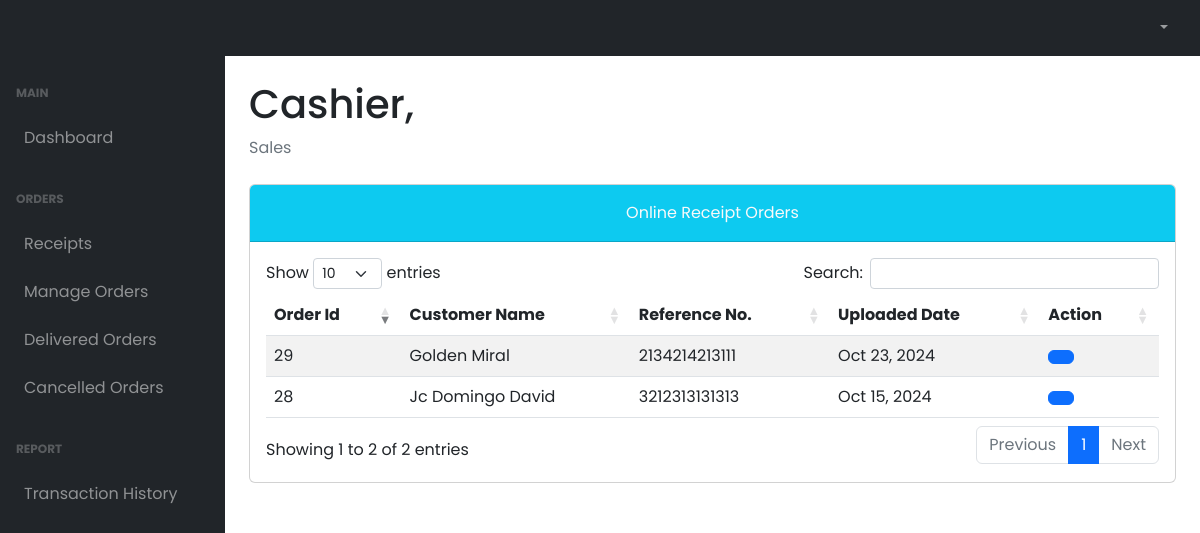
The app's page /cashier1/tableReceipts.php (signed in), older data.
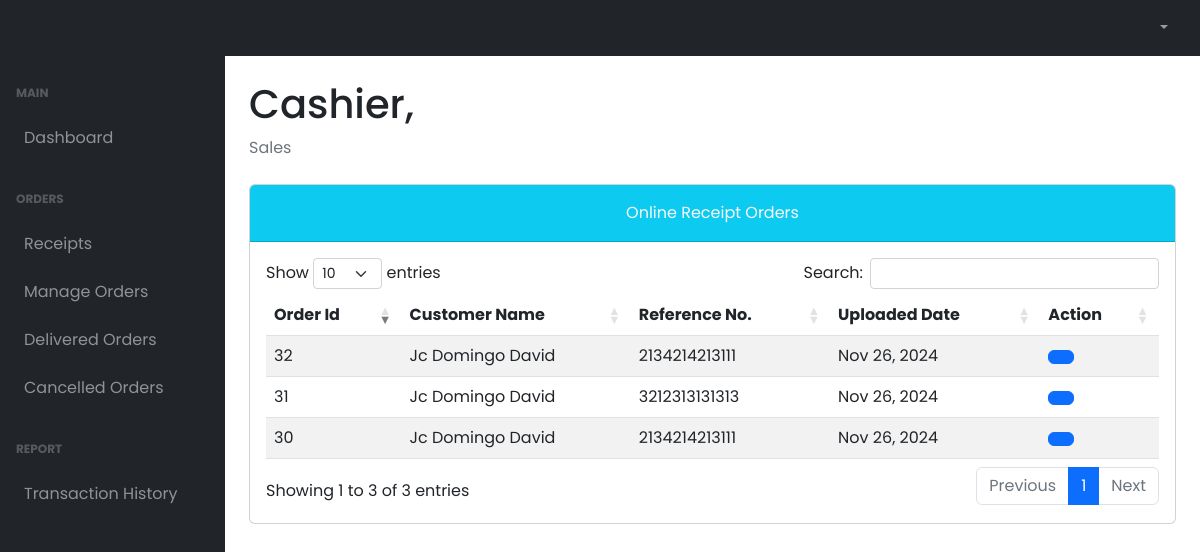
The same page, newer data.
### tables this page shows
CREATE TABLE `tbl_receipt` (
  `receipt_id` int(11) NOT NULL,
  `account_id` int(11) NOT NULL,
  `receipt_img` varchar(255) NOT NULL,
  `receipt_number` varchar(50) NOT NULL,
  `deposit_amount` int(11) NOT NULL,
  `uploaded_date` date NOT NULL
);

### cashier1/tableReceipts.php (the view, shortened to what this page needs)
<!DOCTYPE html>
<html lang="en">
  <head>
    <link href="../plugins/dataTables.bootstrap5.min.css" rel="stylesheet" />
    <link href="../plugins/responsive.bootstrap5.min.css" rel="stylesheet" />
    <link href="../styles/bootstrap5-min.css" rel="stylesheet" />
    <link href="../styles/card-general.css" rel="stylesheet" />
  </head>
  <body class="sb-nav-fixed">
    <?php require_once("./navbar.php"); ?>
    <div id="layoutSidenav">
      <?php require_once("./sidebar.php"); ?>
      <div id="layoutSidenav_content">
        <main>
          <div class="container-fluid px-4">
            <h1 class="mt-4" id="full_name">Cashier,</h1>
            <ol class="breadcrumb mb-4">
              <li class="breadcrumb-item active">Sales</li>
            </ol>
                  <div class="card mb-5">
                    <div class="card-header bg-info pt-3">
                        <div class="text-center">
                            <p class="card-title text-light">Online Receipt Orders
                        </div>
                    </div>
                    <div class="card-body">
                      <table id="residenceAccounts" class="table table-striped nowrap" style="width:100%">
                        <thead>
                          <tr>
                              <th>Order Id</th>
                              <th>Customer Name</th>
                              <th>Reference No.</th>
                              <th>Uploaded Date</th>
                              <th>Action</th>
                          </tr>
                        </thead>
                        <tbody>
                          <?php
                            $query = "SELECT tr.*, CONCAT(td.first_name, ' ', td.middle_name, ' ', td.last_name) as full_name,
                            td.address, td.contact
                            FROM tbl_receipt tr
                            INNER JOIN tbl_account_details td ON td.account_id = tr.account_id";
                            $stmt = $conn->prepare($query);
                            $stmt->execute();
                            $result = $stmt->get_result();
                              while ($data = $result->fetch_assoc()) {
                                $dateObject = new DateTime($data["uploaded_date"]);
                                $formattedDate = $dateObject->format('M j, Y');
                          ?>
                          <tr>
                            <td><?php echo $data['receipt_id'];?></td>
                            <td><?php echo $data['full_name'];?></td>
                            <td><?php echo $data["receipt_number"]; ?></td>
                            <td><?php echo $formattedDate; ?></td>
                            <td>
                                <button type="button" class="btn btn-primary" id="<?php echo $data["receipt_id"] ?>"  data-bs-toggle="modal"
                                data-bs-target="#receiptDetails<?php echo $data["receipt_id"] ?>" data-bs-whatever="@getbootstrap">
                                </button>
                            </td>
                          </tr>
                          <?php
                            }
                          ?>
                        </tbody>
                      </table>
                    </div>
                  </div>
            </div>
      </main>
    </div>
  </div>
    <link rel="stylesheet" href="../styles/dataTables.min.css">
  </body>
</html>

### cashier1/navbar.php (shortened to what this page needs)
<nav class="sb-topnav navbar navbar-expand navbar-dark bg-dark">
      <button
        class="btn btn-link btn-sm order-1 order-lg-0 me-4 me-lg-0"
        id="sidebarToggle"
        href="#!"
      >
      </button>
      <ul class="navbar-nav ms-auto ms-md-0 me-3 me-lg-4">
        <li class="nav-item dropdown">
          <a
            class="nav-link dropdown-toggle"
            id="settingsDropDown"
            href="#"
            role="button"
            data-bs-toggle="dropdown"
            aria-expanded="false"
            ></a>
        </li>
      </ul>
    </nav>

### cashier1/sidebar.php (shortened to what this page needs)
<div id="layoutSidenav_nav">
  <nav class="sb-sidenav accordion sb-sidenav-dark" id="sidenavAccordion">
    <div class="sb-sidenav-menu">
      <div class="nav">
        <div class="sb-sidenav-menu-heading">Main</div>
        <a class="nav-link" href="index.php">
          Dashboard
        </a>
        <div class="sb-sidenav-menu-heading">Orders</div>
        <a class="nav-link" href="tableReceipts.php">
          Receipts
        </a>
        <a class="nav-link" href="tableOrders.php">
          Manage Orders
        </a>
        <a class="nav-link" href="claimedOrders.php">
          Delivered Orders
        </a>
        <a class="nav-link" href="cancelledOrders.php">
          Cancelled Orders
        </a>
        <div class="sb-sidenav-menu-heading">Report </div>
        <a class="nav-link" href="transHistory.php">
          Transaction History
        </a>
      </div>
    </div>
  </nav>
</div>

### styles/card-general.css (style rules this page uses)
* { margin: 0; padding: 0; box-sizing: border-box; font-family: "Poppins", sans-serif; }

Row changes from the older to the newer data that the page shows:
removed tbl_receipt: receipt_id "28", full_name "Jc Domingo David", receipt_number "3212313131313", uploaded_date "Oct 15, 2024"
removed tbl_receipt: receipt_id "29", full_name "Golden Miral", receipt_number "2134214213111", uploaded_date "Oct 23, 2024"
added tbl_receipt: receipt_id "30", full_name "Jc Domingo David", receipt_number "2134214213111", uploaded_date "Nov 26, 2024"
added tbl_receipt: receipt_id "31", full_name "Jc Domingo David", receipt_number "3212313131313", uploaded_date "Nov 26, 2024"
added tbl_receipt: receipt_id "32", full_name "Jc Domingo David", receipt_number "2134214213111", uploaded_date "Nov 26, 2024"
Text that changed along with them:
text written by a page script: "Show entries Search: Showing 1 to 2 of 2 entries Previous 1 Next" → "Show entries Search: Showing 1 to 3 of 3 entries Previous 1 Next"
